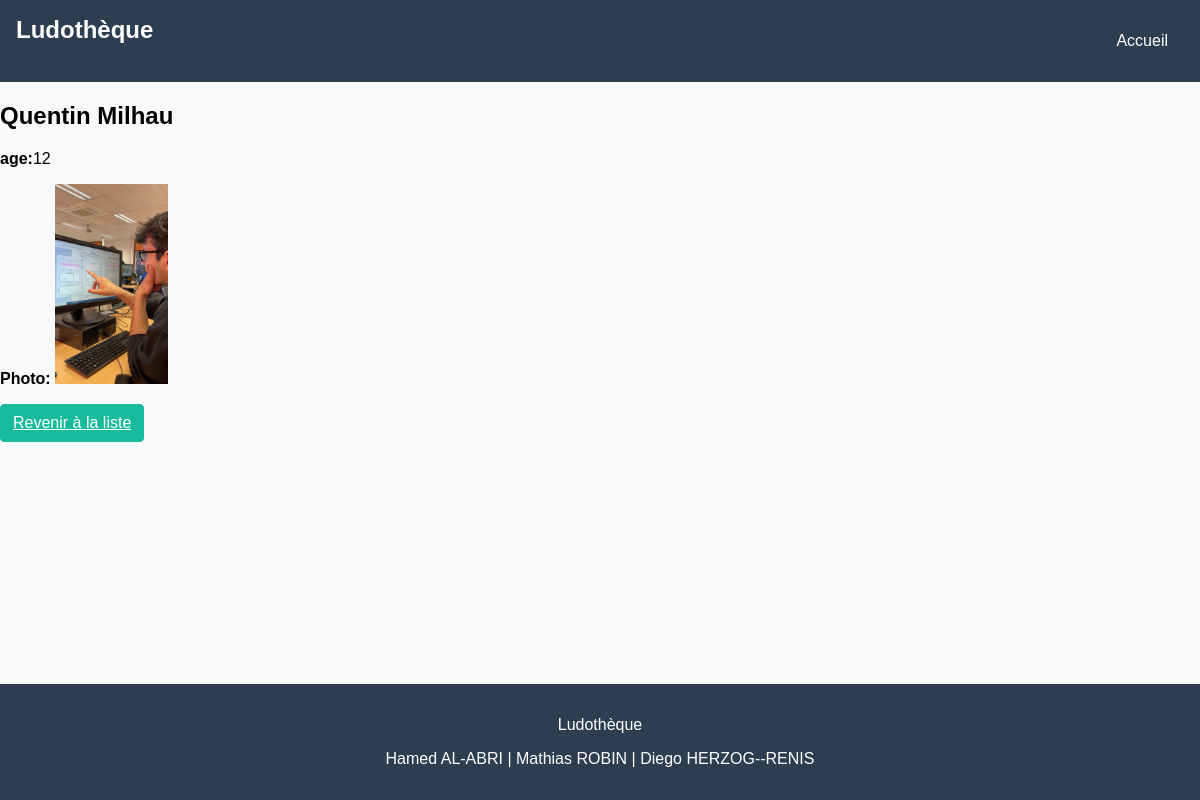
/auteurs/1/, run on an earlier commit of the app's database.
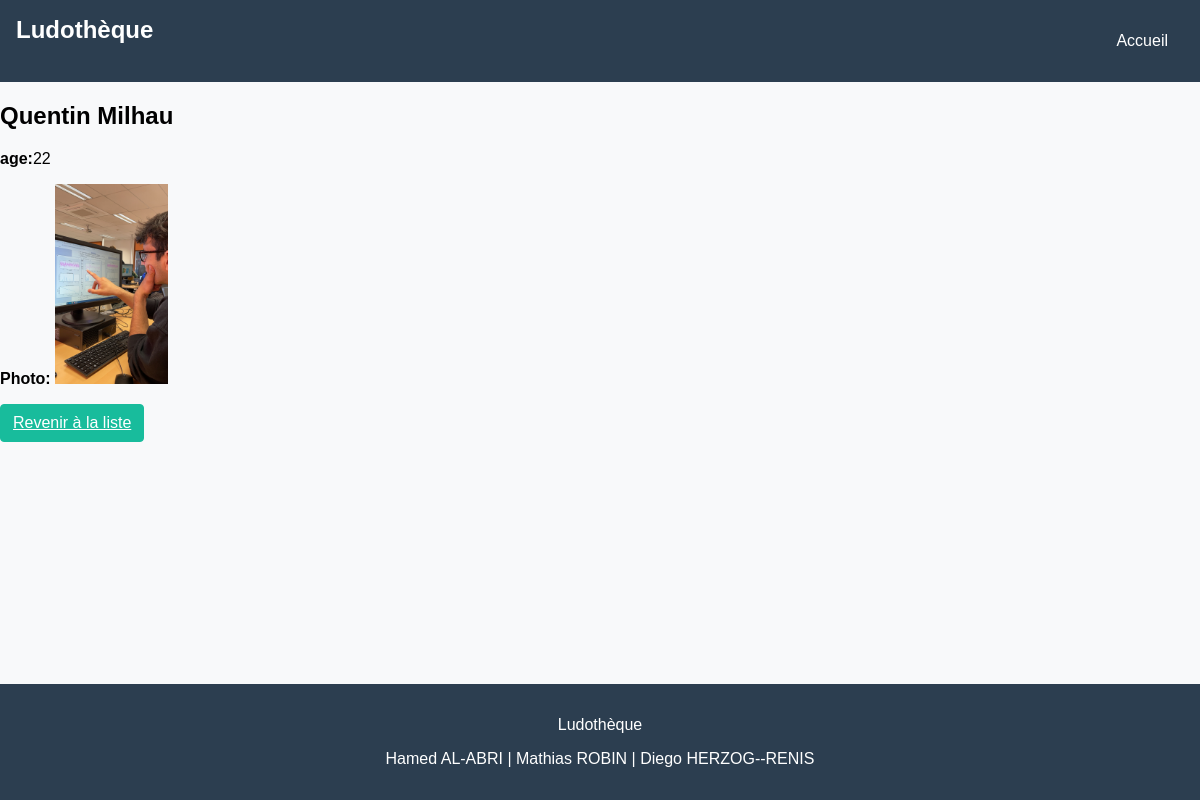
And on a later commit of the database.
### myapp/models.py (models this page shows, shortened)
class Auteur(models.Model):
    nom = models.CharField(max_length=200)
    prenom = models.CharField(max_length=200)
    age = models.IntegerField(validators=[MinValueValidator(0), MaxValueValidator(100)], default=0)
    photos = models.ImageField(upload_to='photos', blank=True, null=True)

### myapp/views.py (the view)
# urls.py: path('auteurs/<int:auteur_id>/', views.display_auteur, name='display_auteur'),
def display_auteur(request, auteur_id):
    auteur = get_object_or_404(Auteur, pk=auteur_id)
    return render(request, 'auteur/display_auteur.html', {'auteur': auteur})

### myapp/templates/auteur/display_auteur.html
{% extends "base.html" %}
{% block content %}
<div class="jeu-detail">
    <h2>{{ auteur.prenom }} {{ auteur.nom }}</h2>
    <p><strong>age:</strong>{{ auteur.age }}</p>
    <p><strong>Photo:</strong>
    {% if auteur.photos %}
        <img src="{{ auteur.photos.url }}" alt="{{ auteur.nom }}" style="max-height:200px">
    {% else %}
        Pas de photo disponible
    {% endif %}</p>
    <a type="button" class="btn btn-success" href="{% url 'auteur-liste' %}">Revenir à la liste</a>
</div>
{% endblock %}

What changed in the data, as far as the page shows it:
changed Auteur "Quentin": age "12" → "22"
